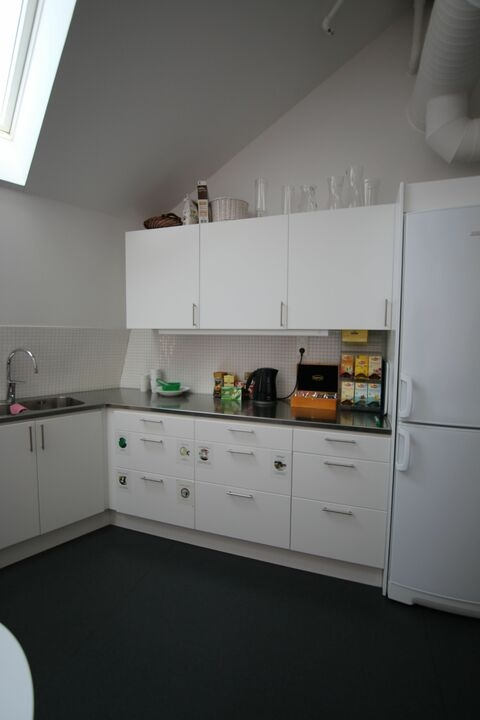
%> input picture hw3/panoramaData/room1.jpg, 480 x 720 px; its folder holds 3 pictures in this run
$ octave computeControlPoint.m   (GNU Octave 9; MATLAB toolbox functions it lacks are replaced by stand-ins)
%> lines starting %> are read from the running program, lines starting %| are printed output that depends on the picture
buildingDir = "../panoramaData";
buildingScene = imageDatastore(buildingDir);
montage(buildingScene.Files)
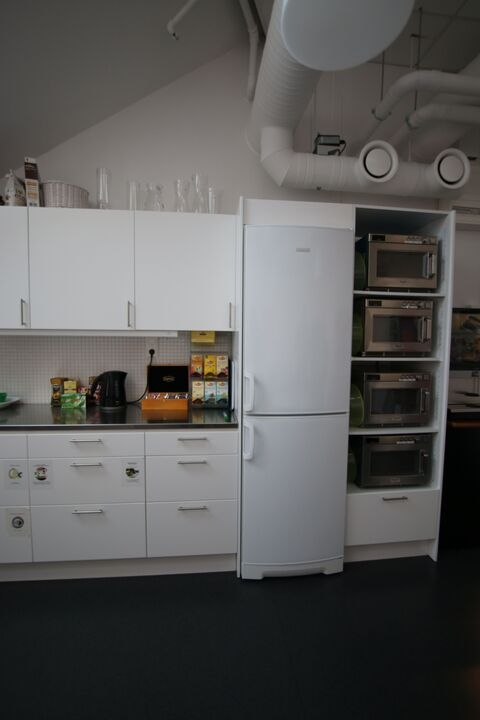
%> input picture hw3/panoramaData/room2.jpg, 480 x 720 px
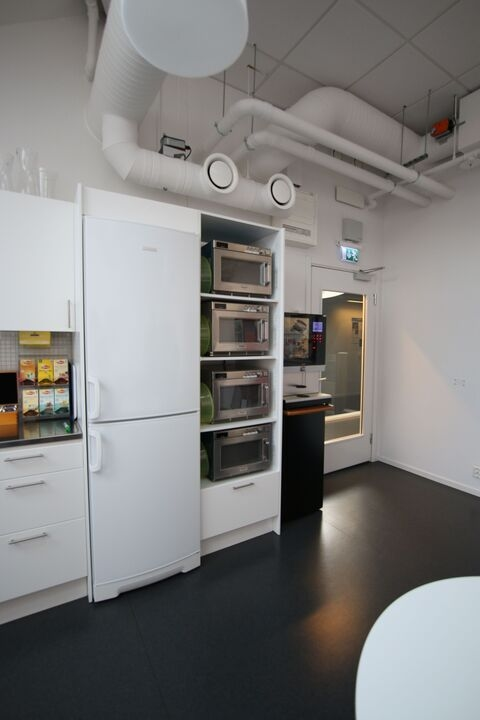
%> input picture hw3/panoramaData/room3.jpg, 480 x 720 px
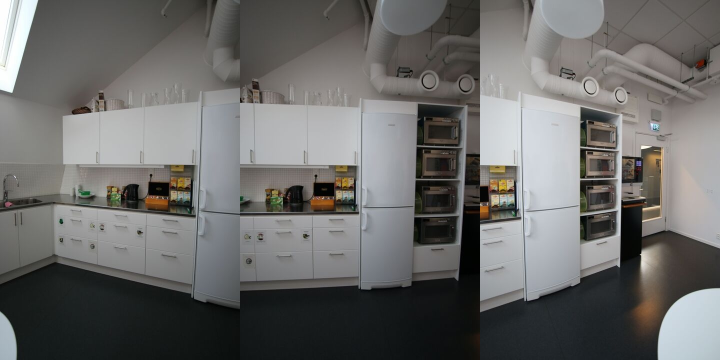
%> displayed picture: size 720x1440x3, on the screen's scale of 0 to 255 (shown at 1/2 size); mean R, G, B 107, 106.7, 105.2

points_set= struct();
% Read the first image from the image set.
I = readimage(buildingScene, 1);
%> I is the input picture: size 720x480x3 uint8; mean R, G, B 104, 104.9, 103

% Initialize features for I(1)
grayImage = rgb2gray(I);
%> (the run ends here)
